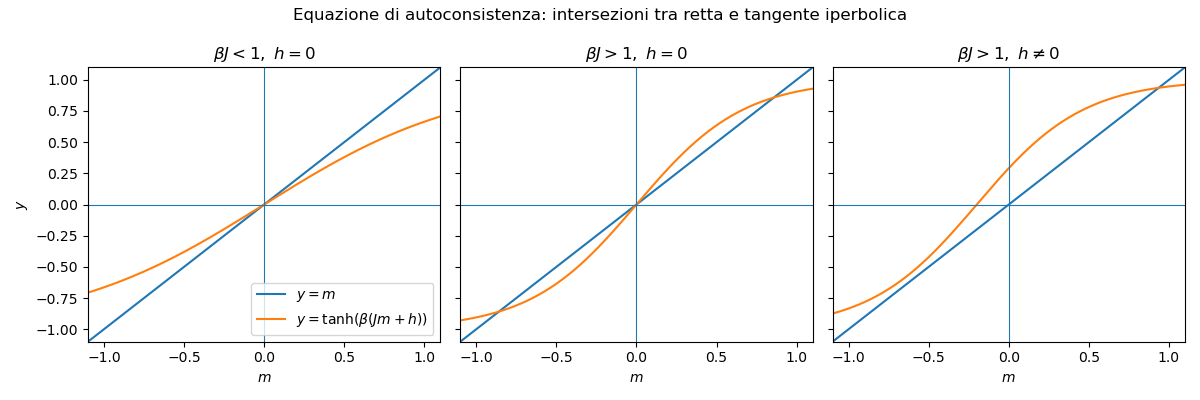

Generate this figure with Python:
import numpy as np
import matplotlib.pyplot as plt

# intervallo per m
m = np.linspace(-1.2, 1.2, 800)

# tre casi didattici
cases = [
    {"beta": 0.8, "J": 1.0, "h": 0.0, "title": r"$\beta J < 1,\ h=0$"},
    {"beta": 1.5, "J": 1.0, "h": 0.0, "title": r"$\beta J > 1,\ h=0$"},
    {"beta": 1.5, "J": 1.0, "h": 0.2, "title": r"$\beta J > 1,\ h\neq 0$"},
]

fig, axes = plt.subplots(1, 3, figsize=(12, 4), sharex=True, sharey=True)

for ax, case in zip(axes, cases):
    beta = case["beta"]
    J = case["J"]
    h = case["h"]

    y_line = m
    y_tanh = np.tanh(beta * (J * m + h))

    ax.plot(m, y_line, label=r"$y=m$")
    ax.plot(m, y_tanh, label=r"$y=\tanh(\beta(Jm+h))$")
    ax.axhline(0.0, linewidth=0.8)
    ax.axvline(0.0, linewidth=0.8)

    ax.set_title(case["title"])
    ax.set_xlabel(r"$m$")
    ax.set_xlim(-1.1, 1.1)
    ax.set_ylim(-1.1, 1.1)

axes[0].set_ylabel(r"$y$")
axes[0].legend(loc="lower right")
fig.suptitle("Equazione di autoconsistenza: intersezioni tra retta e tangente iperbolica")
plt.tight_layout()
plt.show()
